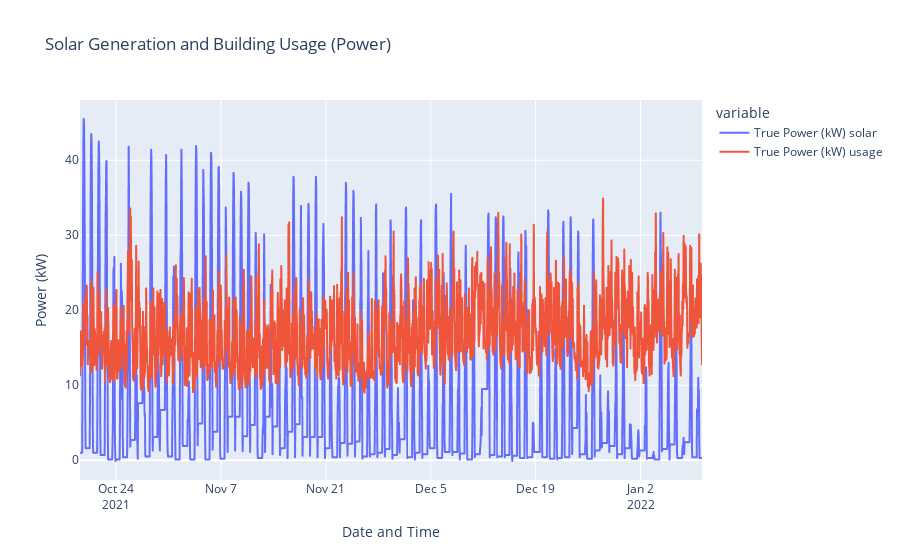

This figure's notebook cell:
### Code cell
fig = px.line(
    xy_data,
    x=xy_data.index,
    labels={"value": "Power (kW)", "index": "Date and Time"},
    y=["True Power (kW) solar", "True Power (kW) usage"],
    title="Solar Generation and Building Usage (Power)",
)
fig.show()

### Figure 1 — Plotly figure (JSON) as saved in the notebook; plotly's stock layout.template omitted (floating-point values rounded to 4 significant figures; data arrays with more than 128 entries replaced by an {"elided": "..."} marker saying what was removed)
{"data": [{"hovertemplate": "variable=True Power (kW) solar<br>Date and Time=%{x}<br>Power (kW)=%{y}<extra></extra>", "legendgroup": "True Power (kW) solar", "line": {"color": "#636efa", "dash": "solid"}, "marker": {"symbol": "circle"}, "mode": "lines", "name": "True Power (kW) solar", "showlegend": true, "type": "scattergl", "x": {"elided": "1994 str values"}, "xaxis": "x", "y": {"elided": "1994 float values"}, "yaxis": "y"}, {"hovertemplate": "variable=True Power (kW) usage<br>Date and Time=%{x}<br>Power (kW)=%{y}<extra></extra>", "legendgroup": "True Power (kW) usage", "line": {"color": "#EF553B", "dash": "solid"}, "marker": {"symbol": "circle"}, "mode": "lines", "name": "True Power (kW) usage", "showlegend": true, "type": "scattergl", "x": {"elided": "1994 str values"}, "xaxis": "x", "y": {"elided": "1994 float values"}, "yaxis": "y"}], "layout": {"legend": {"title": {"text": "variable"}, "tracegroupgap": 0}, "title": {"text": "Solar Generation and Building Usage (Power)"}, "xaxis": {"anchor": "y", "domain": [0, 1], "title": {"text": "Date and Time"}}, "yaxis": {"anchor": "x", "domain": [0, 1], "title": {"text": "Power (kW)"}}}}
